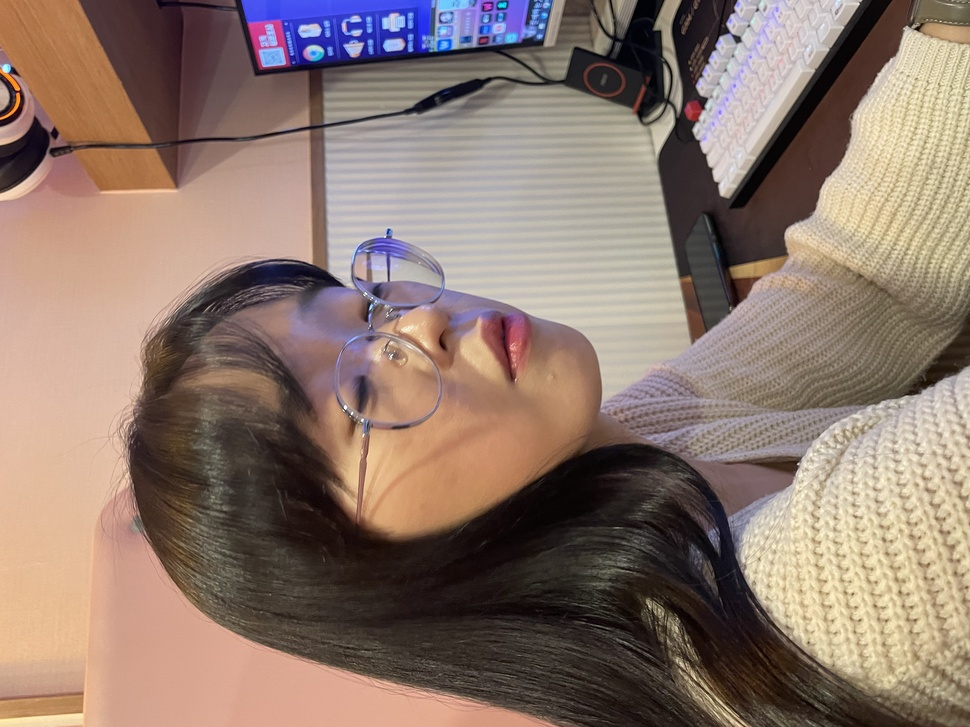
#> input picture img/img_001.jpg, 970 x 727 px, shrunk from 4032 x 3024 before the run; its folder holds only this picture in this run
$ python step_3_1.py
#> lines starting #> are read from the running program, lines starting #| are printed output that depends on the picture
from pathlib import Path
from PIL import Image, ImageOps
from step_1_1 import IMG_DIR, OUT_DIR

ROWS, COLS = 1,8
W_IMG, H_IMG = 500, 500
W_BG, H_BG = COLS*W_IMG, ROWS*H_IMG
start_x, start_y = 0,0
img_bg = Image.new(mode="RGB",size=(W_BG,H_BG))
#> img_bg: PIL image 4000x500 RGB; every value is 0
path_sorted = sorted(Path(IMG_DIR).glob("*.jpg"))
for path in path_sorted:
    img = Image.open(path)
#> img is the input picture: PIL image 970x727 RGB; mean R, G, B 141.8, 121.1, 109.8
    img_fit = ImageOps.fit(img,(W_IMG,H_IMG))
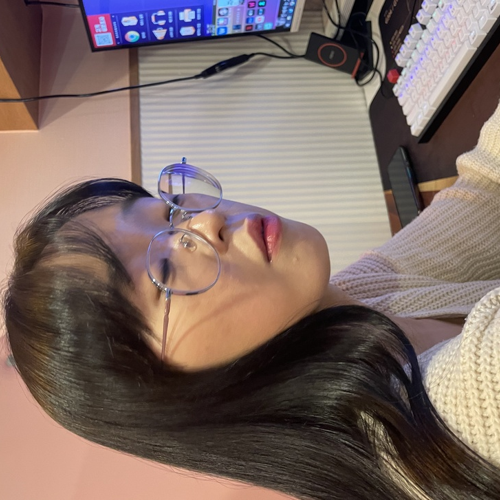
#> img_fit: PIL image 500x500 RGB; mean R, G, B 126.3, 108.3, 102.5
    img_bg.paste(img_fit,box=(start_x,start_y))
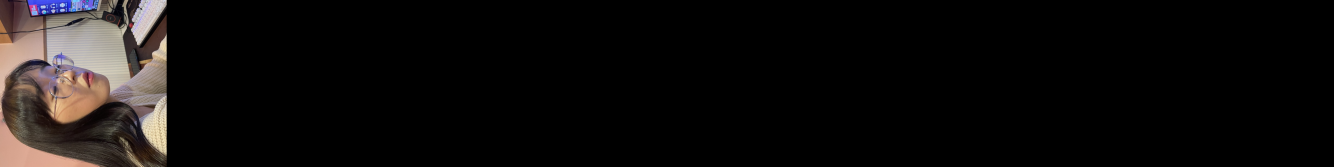
#> img_bg: PIL image 4000x500 RGB (shown at 1/3 size); mean R, G, B 15.8, 13.5, 12.8
    start_x+=W_IMG

img_bg.save(OUT_DIR / f"{Path(__file__).stem}.jpg")

$ run again, on img/img_005.jpg
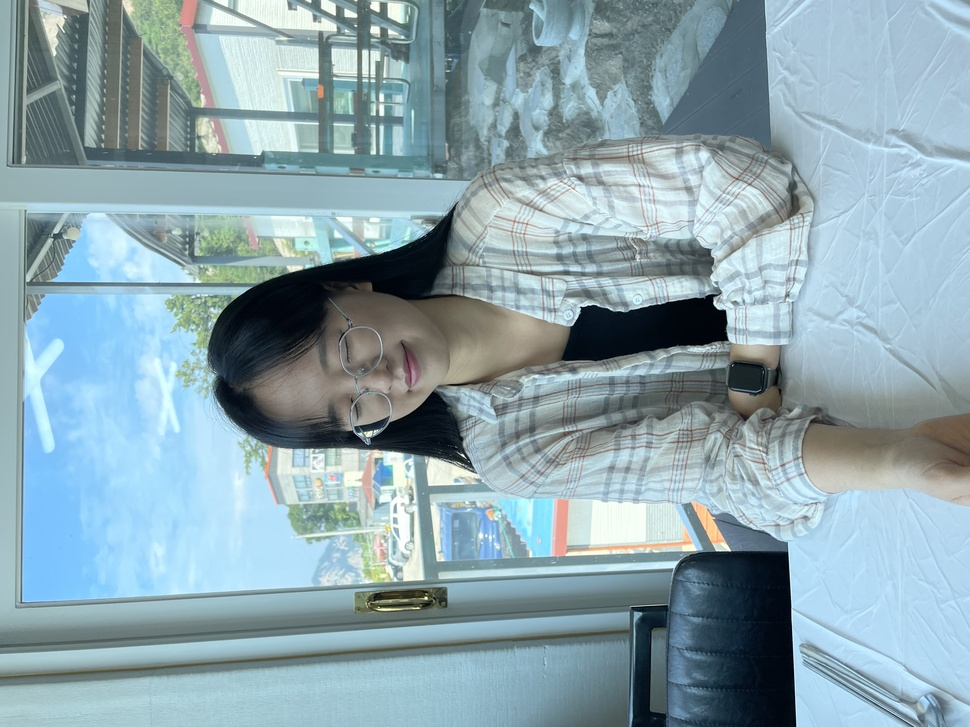
#> input picture img/img_005.jpg, 970 x 727 px, shrunk from 4032 x 3024 before the run
#> img is the input picture: PIL image 970x727 RGB; mean R, G, B 140.1, 164.9, 173.6
#> `img_fit = ImageOps.fit(img,(W_IMG,H_IMG))`:
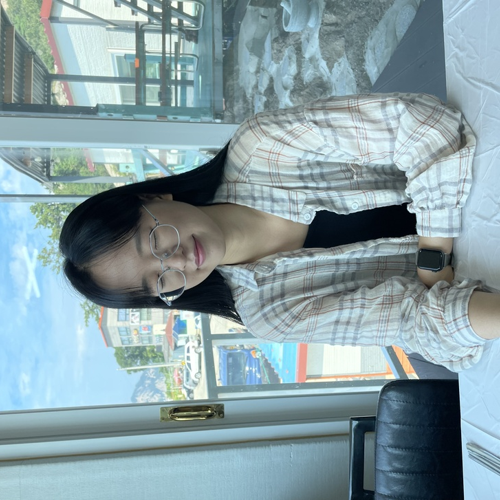
#> img_fit: PIL image 500x500 RGB; mean R, G, B 136, 158.5, 164.5
#> `img_bg.paste(img_fit,box=(start_x,start_y))`:
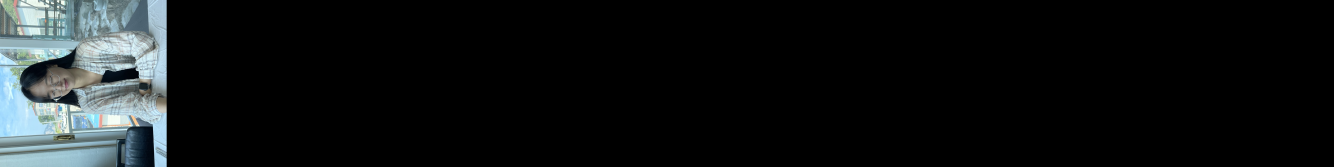
#> img_bg: PIL image 4000x500 RGB (shown at 1/3 size); mean R, G, B 17, 19.8, 20.6

$ run again, on img/img_006.jpg
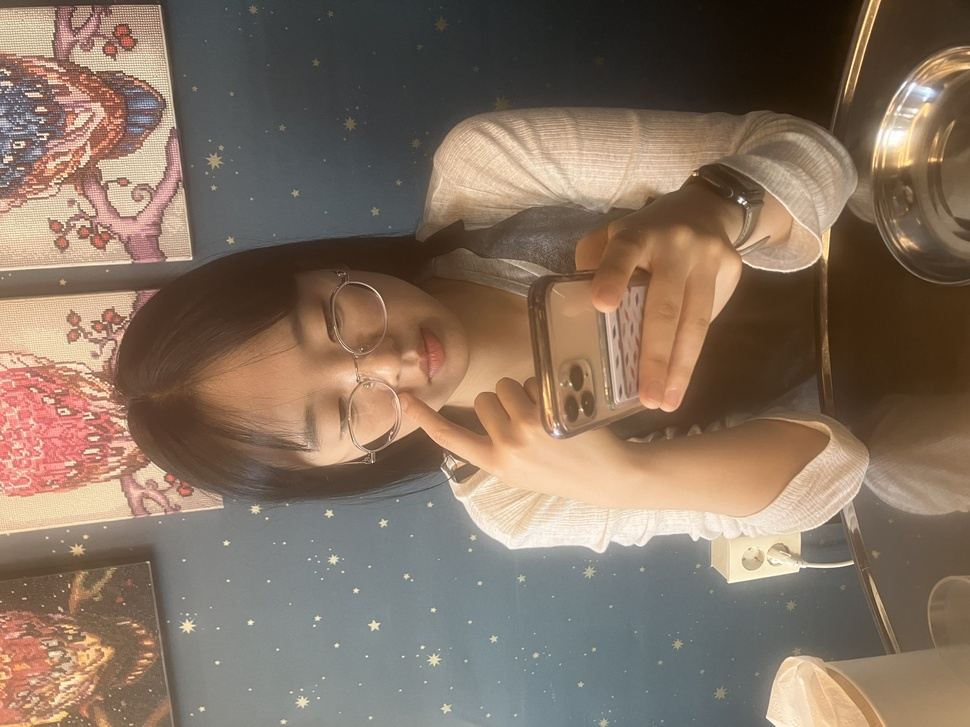
#> input picture img/img_006.jpg, 970 x 727 px, shrunk from 4032 x 3024 before the run
#> img is the input picture: PIL image 970x727 RGB; mean R, G, B 132.3, 113.2, 97.2
#> `img_fit = ImageOps.fit(img,(W_IMG,H_IMG))`:
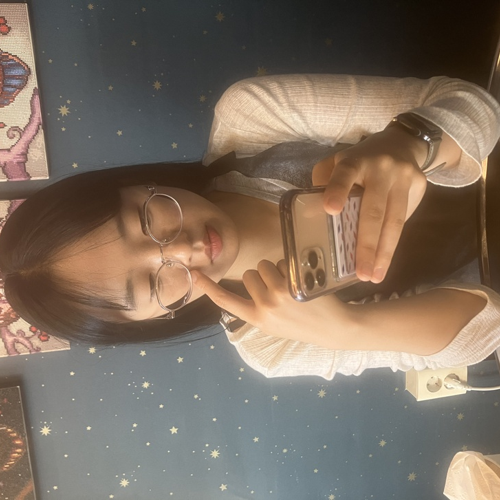
#> img_fit: PIL image 500x500 RGB; mean R, G, B 126.7, 111.7, 97.7
#> `img_bg.paste(img_fit,box=(start_x,start_y))`:
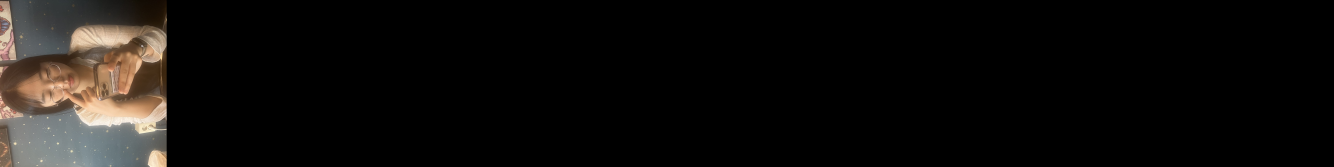
#> img_bg: PIL image 4000x500 RGB (shown at 1/3 size); mean R, G, B 15.8, 14, 12.2

$ run again, on img/img_007.jpg
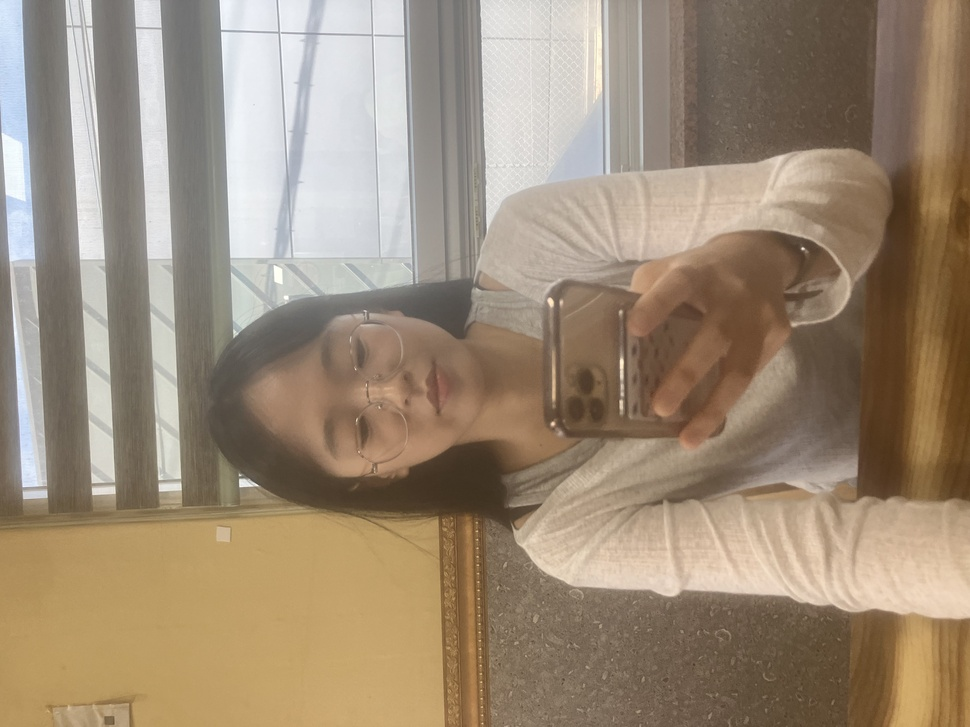
#> input picture img/img_007.jpg, 970 x 727 px, shrunk from 4032 x 3024 before the run
#> img is the input picture: PIL image 970x727 RGB; mean R, G, B 156.6, 139.7, 119.2
#> `img_fit = ImageOps.fit(img,(W_IMG,H_IMG))`:
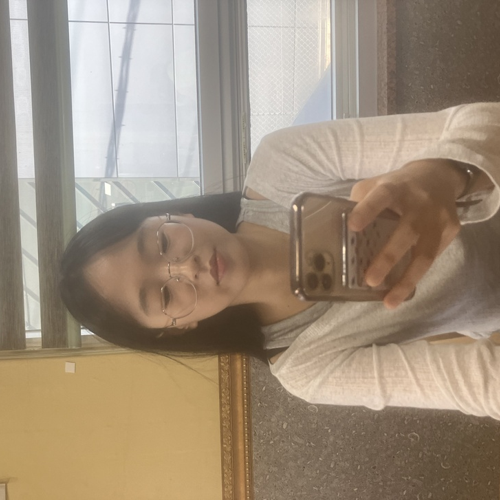
#> img_fit: PIL image 500x500 RGB; mean R, G, B 158.6, 142.4, 123.2
#> `img_bg.paste(img_fit,box=(start_x,start_y))`:
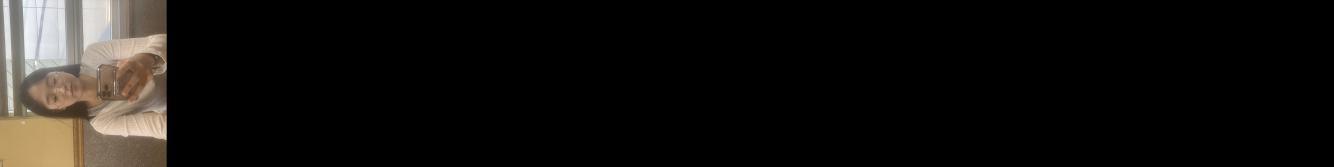
#> img_bg: PIL image 4000x500 RGB (shown at 1/3 size); mean R, G, B 19.8, 17.8, 15.4

$ run again, on img/img_002.jpg
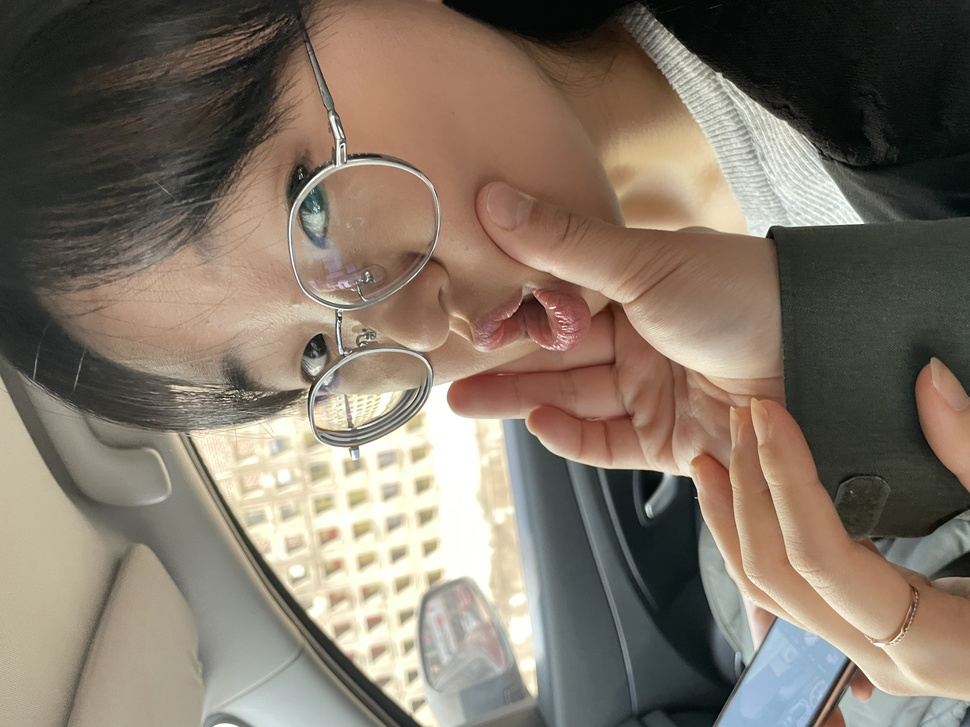
#> input picture img/img_002.jpg, 970 x 727 px, shrunk from 4032 x 3024 before the run
#> img is the input picture: PIL image 970x727 RGB; mean R, G, B 129.4, 117.3, 103.8
#> `img_fit = ImageOps.fit(img,(W_IMG,H_IMG))`:
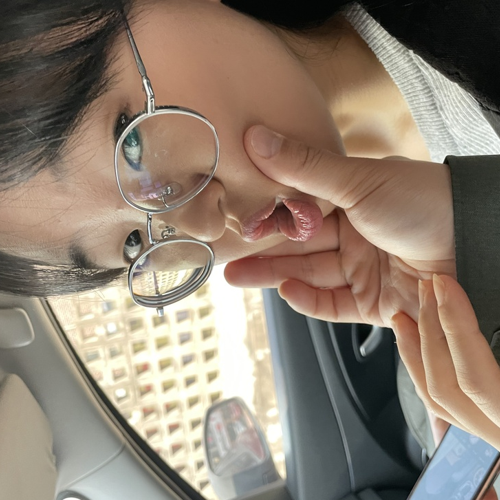
#> img_fit: PIL image 500x500 RGB; mean R, G, B 141.8, 127.3, 112.9
#> `img_bg.paste(img_fit,box=(start_x,start_y))`:
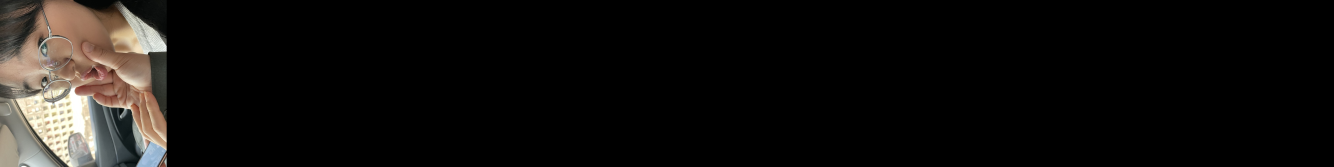
#> img_bg: PIL image 4000x500 RGB (shown at 1/3 size); mean R, G, B 17.7, 15.9, 14.1
